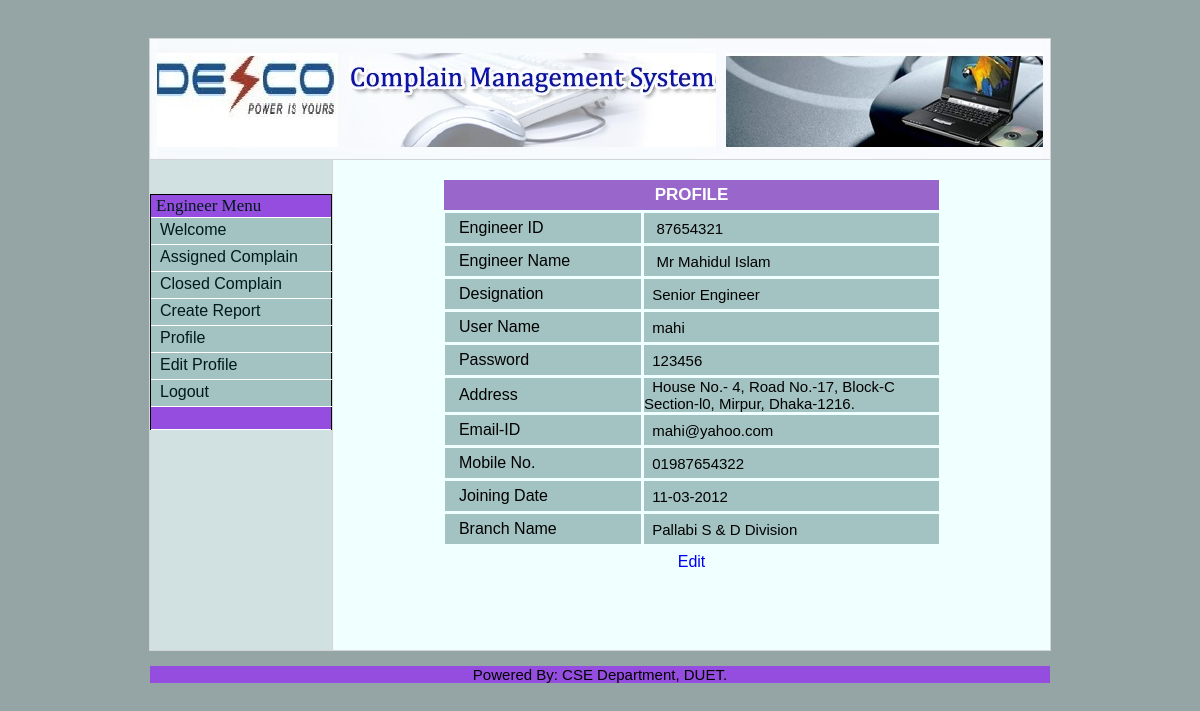
The app's page /engrViewProfile.php (signed in) with its own data.
### tables this page shows
CREATE TABLE IF NOT EXISTS `tbl_engineer` (
  `eng_id` int(10) NOT NULL,
  `eng_name` varchar(30) NOT NULL,
  `designation` varchar(50) NOT NULL,
  `user_name` varchar(30) NOT NULL,
  `password` varchar(40) NOT NULL,
  `address` varchar(200) NOT NULL,
  `mobile` int(20) NOT NULL,
  `email` varchar(30) NOT NULL,
  `join_date` varchar(30) NOT NULL,
  `branch_name` varchar(30) NOT NULL,
  PRIMARY KEY (`eng_id`)
);

CREATE TABLE IF NOT EXISTS `tbl_branch` (
  `id` int(10) NOT NULL AUTO_INCREMENT,
  `branch_code` varchar(5) NOT NULL,
  `branch_name` varchar(100) NOT NULL,
  `address` varchar(500) NOT NULL,
  PRIMARY KEY (`id`)
);

### library/engrInfoRetrieve.php (called while the page is built)
<?php
$result ="SELECT * FROM tbl_engineer where user_name='$id'";
$tt=mysql_query($result);
while($row = mysql_fetch_array($tt))
      {
	$eid=$row['eng_id'];
	$ename=$row['eng_name'];
	$mobile=$row['mobile'];
	$address=$row['address'];
	$uname=$row['user_name'];
	$pass=$row['password'];
	$email=$row['email'];
	$desig=$row['designation'];
	$jdate=$row['join_date'];
	$branch=$row['branch_name'];
}
$result ="SELECT * FROM tbl_branch where branch_code='$branch'";
$tt=mysql_query($result);
while($row = mysql_fetch_array($tt))
      {
	$bname=$row['branch_name'];
}
      ?>

### engrViewProfile.php (the view, shortened to what this page needs)
<?php
$id=$_SESSION['user'];
include("library/engrInfoRetrieve.php");
?>
<html>
<head>
<?php include("include/header.php"); ?>
</head>
<body>
<br/><br/>
<table width="900" border="0" align="center" cellpadding="0" cellspacing="1" class="graybox" style="background-color:#dddd;">
  <tr>
      <td colspan="2"><img src="images/complains.jpg" width="900" height="120"></td>
  </tr>
  <tr>
    <td width="20%" valign="top" class="navArea" style="background-color:#d1e0e0;"><p>&nbsp;</p>
		<?php include("include/menuEngr.php"); ?>
	</td>
    <td width="720" valign="top" class="contentArea" style="background-color:#F0FFFF;">
		<table width="100%" border="0" cellspacing="0" cellpadding="20">
			<tr>
				<td>
	<center><table width="495px;" border="0" cellpadding="0" cellspacing="0" class="text">
	<tr id="entryTableHeader1" style="height:30px; ">
      <td   style="font-size:17px;text-align:center;BACKGROUND-COLOR:#9966CC;">PROFILE </td>
    </tr>
	</table></center>
				<form action="" method="post"  name="frmListUser" id="frmListUser" style="background-color:#F0FFFF;">
  <table width="500" border="0" align="center" cellpadding="0" cellspacing="0" bgcolor="#336699" class="entryTable">
      <td class="contentArea" style="background-color:#F0FFFF;"><div class="errorMessage" align="center"></div>
          <table width="100%" border="0" cellpadding="0" cellspacing="3" class="text"  style="background-color:#F0FFFF;">
            <tr class="entryTable">
             <td width="40%" style="font-size:16px; height:30px;text-align:left;background-color:#a3c2c2; color:black;padding-left:10px;">&nbsp;Engineer ID</td>
             <td width="200" style="font-size:15px; height:30px;text-align:left;background-color:#a3c2c2; color:black;";>&nbsp;&nbsp; <?php echo $eid;?></td>
            </tr>
			<tr class="entryTable">
             <td width="200" style="font-size:16px; height:30px;text-align:left;background-color:#a3c2c2; color:black;padding-left:10px;">&nbsp;Engineer Name</td>
             <td width="200" style="font-size:15px; height:30px;text-align:left;background-color:#a3c2c2; color:black;";>&nbsp;&nbsp; <?php echo $ename;?></td>
            </tr>
			<tr class="entryTable">
             <td width="200" style="font-size:16px; height:30px;text-align:left;background-color:#a3c2c2; color:black;padding-left:10px;">&nbsp;Designation</td>
             <td width="200" style="font-size:15px; height:30px;text-align:left;background-color:#a3c2c2; color:black;";>&nbsp;&nbsp;<?php echo $desig;?></td>
            </tr>
			  <tr class="entryTable">
             <td width="200" style="font-size:16px; height:30px;text-align:left;background-color:#a3c2c2; color:black;padding-left:10px;">&nbsp;User Name</td>
             <td width="300" style="font-size:15px; height:30px;text-align:left;background-color:#a3c2c2; color:black;";>&nbsp;&nbsp;<?php echo $uname;?></td>
            </tr>
			<tr class="entryTable">
             <td width="200" style="font-size:16px; height:30px;text-align:left;background-color:#a3c2c2; color:black;padding-left:10px;">&nbsp;Password</td>
             <td width="300" style="font-size:15px; height:30px;text-align:left;background-color:#a3c2c2; color:black;";>&nbsp;&nbsp;<?php echo $pass;?></td>
            </tr>
			<tr class="entryTable">
             <td width="200" style="font-size:16px; height:30px;text-align:left;background-color:#a3c2c2; color:black;padding-left:10px;">&nbsp;Address</td>
             <td width="300" style="font-size:15px; height:30px;text-align:left;background-color:#a3c2c2; color:black;";>&nbsp;&nbsp;<?php echo $address;?></td>
            </tr>
			<tr class="entryTable">
             <td width="200" style="font-size:16px; height:30px;text-align:left;background-color:#a3c2c2; color:black;padding-left:10px;">&nbsp;Email-ID</td>
             <td width="300" style="font-size:15px; height:30px;text-align:left;background-color:#a3c2c2; color:black;";>&nbsp;&nbsp;<?php echo $email;?></td>
            </tr>
			<tr class="entryTable">
             <td width="300" style="font-size:16px; height:30px;text-align:left;background-color:#a3c2c2; color:black;padding-left:10px;">&nbsp;Mobile No.</td>
             <td width="200" style="font-size:15px; height:30px;text-align:left;background-color:#a3c2c2; color:black;";>&nbsp;&nbsp;<?php echo '0'.$mobile;?></td>
            </tr>
			<tr class="entryTable">
             <td width="300" style="font-size:16px; height:30px;text-align:left;background-color:#a3c2c2; color:black;padding-left:10px;">&nbsp;Joining Date</td>
             <td width="200" style="font-size:15px; height:30px;text-align:left;background-color:#a3c2c2; color:black;";>&nbsp;&nbsp;<?php echo $jdate;?></td>
            </tr>
		<tr class="entryTable">
             <td width="300" style="font-size:16px; height:30px;text-align:left;background-color:#a3c2c2; color:black;padding-left:10px;">&nbsp;Branch Name</td>
             <td width="200" style="font-size:15px; height:30px;text-align:left;background-color:#a3c2c2; color:black;";>&nbsp;&nbsp;<?php echo $bname;?></td>
            </tr>
			<tr class="entryTable">
             <td colspan="2" style="font-size:16px; height:30px;text-align:center;background-color:#F0FFFF; color:black;"><a href="engrUpdateProfile.php" style="text-decoration:none;">Edit</a></td>
			</tr>
        </table></td>
    </tr>
  </table>
  <p>&nbsp;</p>
				</td>
			</tr>
		</table>
<?php include("include/footer.php"); ?>
</body>
</html>

### include/admin.css (style rules this page uses)
body { background-color:#CCCCCC; }
#entryTableHeader1 { font-family: 'codropsicons'; src:url('../fonts/codropsicons/codropsicons.eot'); src:url('../fonts/codropsicons/codropsicons.eot?#iefix') format('embedded-opentype'), url('../fonts/codropsicons/codropsicons.woff') format('woff'), url('../fonts/codropsicons/codropsicons.ttf') format('truetype'), url('../fonts/codropsicons/codropsicons.svg#codropsicons') format('svg'); font-weight: normal; font-style: normal; font-size: 15px; color: #FFFFFF; background-color: green; font-weight: bold; background-position: center; }
.entryTable { font-family: 'codropsicons'; src:url('../fonts/codropsicons/codropsicons.eot'); src:url('../fonts/codropsicons/codropsicons.eot?#iefix') format('embedded-opentype'), url('../fonts/codropsicons/codropsicons.woff') format('woff'), url('../fonts/codropsicons/codropsicons.ttf') format('truetype'), url('../fonts/codropsicons/codropsicons.svg#codropsicons') format('svg'); font-weight: normal; font-style: normal; font-size: 14px; background-color: #DDDDDD; }
body { font-family: 'codropsicons'; src:url('../fonts/codropsicons/codropsicons.eot'); src:url('../fonts/codropsicons/codropsicons.eot?#iefix') format('embedded-opentype'), url('../fonts/codropsicons/codropsicons.woff') format('woff'), url('../fonts/codropsicons/codropsicons.ttf') format('truetype'), url('../fonts/codropsicons/codropsicons.svg#codropsicons') format('svg'); font-weight: normal; font-style: normal; text-align: center; font-size: 14px; }
.text { font-family: 'codropsicons'; src:url('../fonts/codropsicons/codropsicons.eot'); src:url('../fonts/codropsicons/codropsicons.eot?#iefix') format('embedded-opentype'), url('../fonts/codropsicons/codropsicons.woff') format('woff'), url('../fonts/codropsicons/codropsicons.ttf') format('truetype'), url('../fonts/codropsicons/codropsicons.svg#codropsicons') format('svg'); font-weight: normal; font-style: normal; font-size: 14px; }
.navArea { background-color:#ECECEC; }
.contentArea { background-color: #FFFFFF; }
.graybox { background-color: #666666; }

### include/main.css (style rules this page uses)
body { font-family: 'codropsicons'; src:url('../fonts/codropsicons/codropsicons.eot'); src:url('../fonts/codropsicons/codropsicons.eot?#iefix') format('embedded-opentype'), url('../fonts/codropsicons/codropsicons.woff') format('woff'), url('../fonts/codropsicons/codropsicons.ttf') format('truetype'), url('../fonts/codropsicons/codropsicons.svg#codropsicons') format('svg'); font-weight: normal; font-style: normal; font-size: 12px; }

### include/reg.css (style rules this page uses)
* { font-family:Verdana, sans-serif; }
body { background-color:#95A5A6; }

### records on screen
tbl_engineer: eng_id "87654321", eng_name "Mr Mahidul Islam", designation "Senior Engineer", user_name "mahi", password "123456", address "House No.- 4, Road No.-17, Block-C Section-l0, Mirpur, Dhaka-1216.", email "mahi@yahoo.com", mobile "1987654322", join_date "11-03-2012"
tbl_branch: branch_name "Pallabi S & D Division"
